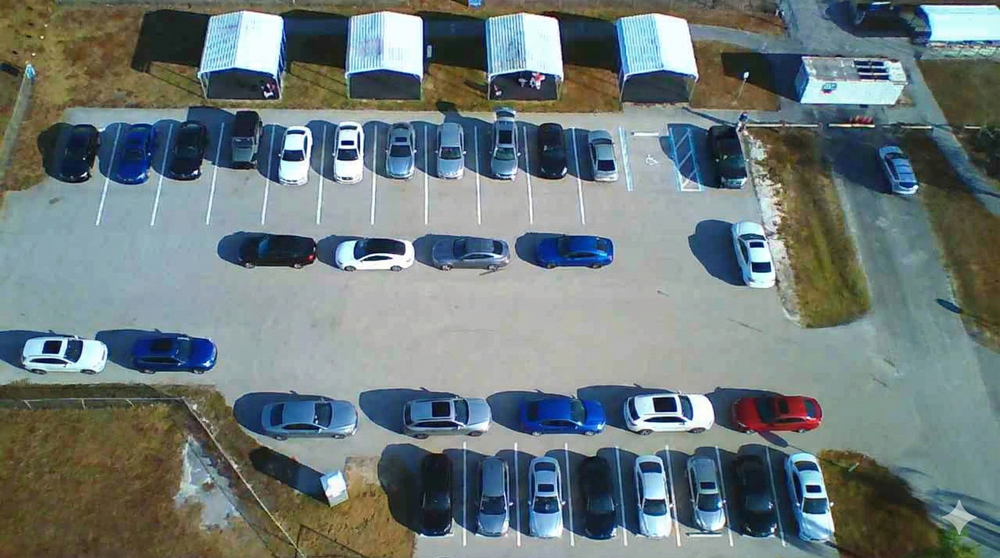
#> input picture drone_parking_backend/frame processing server/test_lot1.png, 1000 x 558 px, shrunk from 1920 x 1072 before the run
$ python detect.py test_lot1.png
#> lines starting #> are read from the running program, lines starting #| are printed output that depends on the picture
#> further down, image is the input picture: shape (558, 1000, 3); mean B, G, R 121.9, 121.8, 109.9
#| Image: 1000x558
import os
import sys
import tempfile
import cv2
import numpy as np
from roboflow import Roboflow

# Roboflow config — reads API key from env var
ROBOFLOW_API_KEY = os.environ.get("ROBOFLOW_API_KEY", "crcxvzrMUhqJYcyMcpW8")
WORKSPACE = "drone-parking-management-system"
PROJECT = "drone-parking-detection"
MODEL_VERSION = 4

_model = None


def _get_model():
    global _model
    if _model is None:
        if not ROBOFLOW_API_KEY:
            raise RuntimeError("ROBOFLOW_API_KEY environment variable is not set")
        rf = Roboflow(api_key=ROBOFLOW_API_KEY)
        project = rf.workspace(WORKSPACE).project(PROJECT)
        _model = project.version(MODEL_VERSION).model
    return _model


def preprocess(image):
    """Enhance image for better detection, especially for dark vehicles.

    Uses LAB CLAHE for local contrast, Gamma correction for shadow recovery,
    and a subtle sharpening to define vehicle edges.
    """
    lab = cv2.cvtColor(image, cv2.COLOR_BGR2LAB)
#> lab: shape (558, 1000, 3); mean of channels 0, 1, 2 126.3, 125.3, 126.7
    l, a, b = cv2.split(lab)
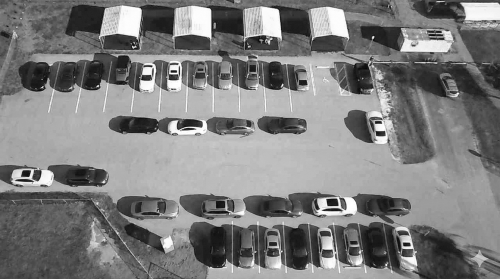
#> l: shape (558, 1000) (shown at 1/2 size); min 1, max 255, mean 126.3
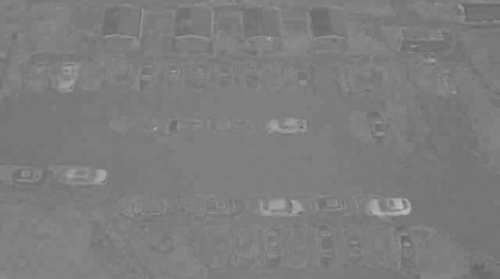
#> a: shape (558, 1000) (shown at 1/2 size); min 97, max 194, mean 125.3
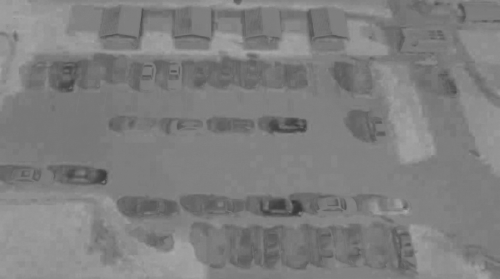
#> b: shape (558, 1000) (shown at 1/2 size); min 53, max 175, mean 126.7
    clahe = cv2.createCLAHE(clipLimit=2.5, tileGridSize=(8, 8))
    l = clahe.apply(l)
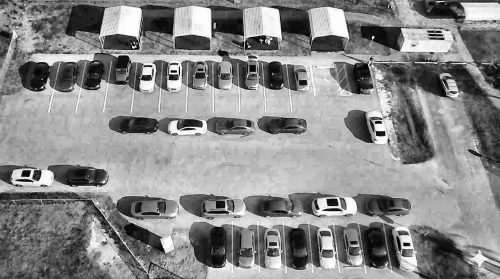
#> l: shape (558, 1000) (shown at 1/2 size); min 0, max 255, mean 137.3
    img = cv2.merge([l, a, b])
#> img: shape (558, 1000, 3); mean of channels 0, 1, 2 137.3, 125.3, 126.7
    img = cv2.cvtColor(img, cv2.COLOR_LAB2BGR)
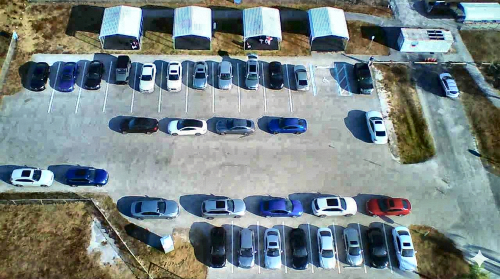
#> img: shape (558, 1000, 3) (shown at 1/2 size); mean B, G, R 133.4, 133.5, 121.7

    gamma = 1.2
    invGamma = 1.0 / gamma
    table = np.array([((i / 255.0) ** invGamma) * 255 for i in np.arange(0, 256)]).astype("uint8")
    img = cv2.LUT(img, table)

    kernel = np.array([[-1/9, -1/9, -1/9], [-1/9, 17/9, -1/9], [-1/9, -1/9, -1/9]])
    img = cv2.filter2D(img, -1, kernel)
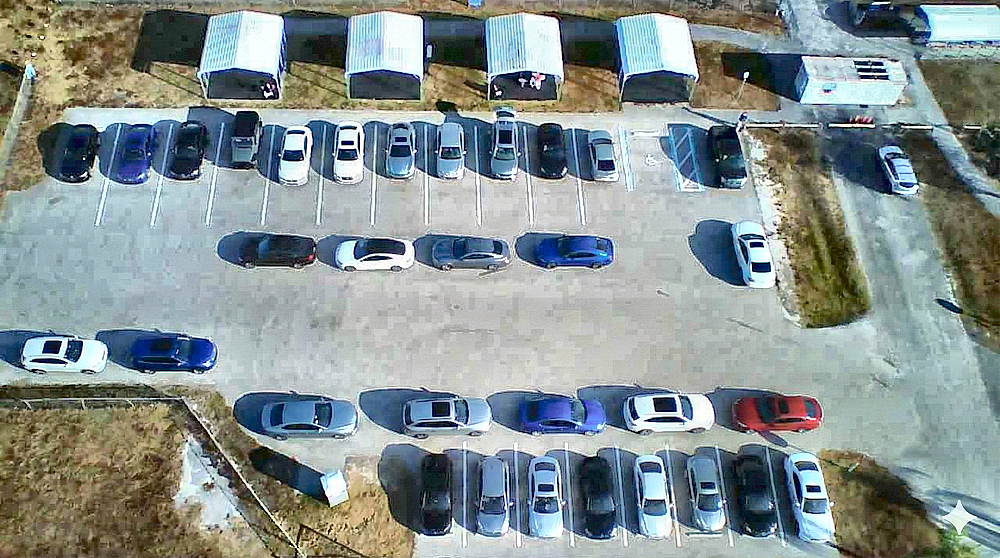
#> img: shape (558, 1000, 3); mean B, G, R 144.7, 145.2, 134.2

    return img


def detect_cars(image, confidence=30, overlap=30, use_preprocess=True):
    """Run Roboflow detection on a cv2 image.

    Args:
        image: BGR numpy array (cv2 image)
        confidence: detection confidence threshold (0-100)
        overlap: overlap threshold (0-100)
        use_preprocess: whether to apply image enhancement

    Returns list of (x1, y1, x2, y2, confidence) tuples.
    """
    if use_preprocess:
        image = preprocess(image)

    model = _get_model()

    # Roboflow SDK needs a file path, so write to a temp file
    with tempfile.NamedTemporaryFile(suffix=".jpg", delete=False) as f:
        tmp_path = f.name
        cv2.imwrite(tmp_path, image)

    try:
        pred = model.predict(tmp_path, confidence=confidence, overlap=overlap).json()
    finally:
        os.unlink(tmp_path)

    boxes = []
    for d in pred["predictions"]:
        x, y, w, h = d["x"], d["y"], d["width"], d["height"]
        conf = d.get("confidence", 0.0)
        x1, y1 = int(x - w / 2), int(y - h / 2)
        x2, y2 = int(x + w / 2), int(y + h / 2)
        boxes.append((x1, y1, x2, y2, conf))

    return boxes


if __name__ == "__main__":
    if len(sys.argv) != 2:
        print("Usage: python detect.py <image_path>")
        print("Requires ROBOFLOW_API_KEY env var to be set")
        sys.exit(1)

    image = cv2.imread(sys.argv[1])
    if image is None:
        print(f"Error: Could not load image: {sys.argv[1]}")
        sys.exit(1)

    print(f"Image: {image.shape[1]}x{image.shape[0]}")
#> (the run stopped early here; a loop or call above may not have finished)

$ run again, on drone_parking_backend/frame processing server/master.JPG
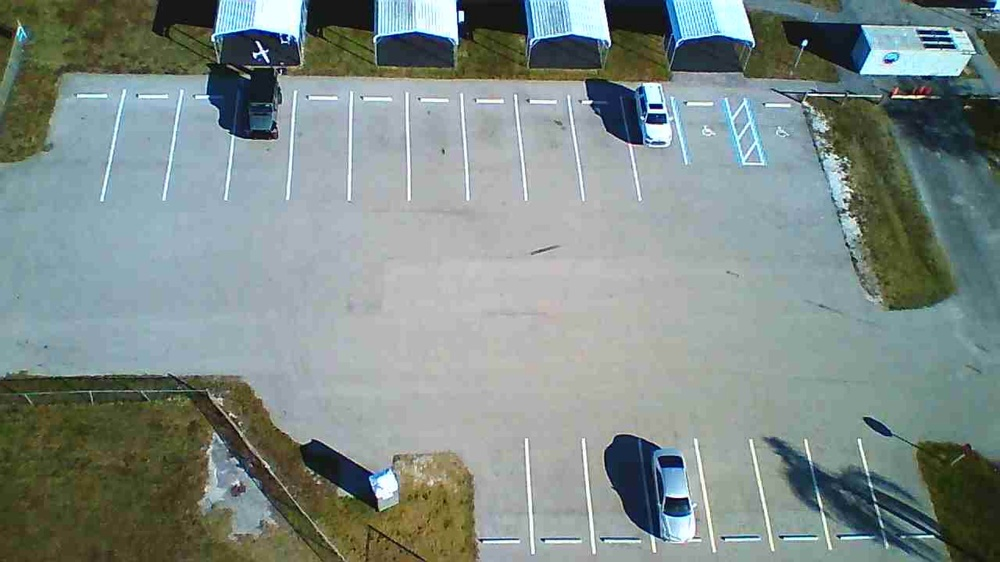
#> input picture drone_parking_backend/frame processing server/master.JPG, 1000 x 562 px, shrunk from 1920 x 1080 before the run
#> image is the input picture: shape (562, 1000, 3); mean B, G, R 135.7, 139.6, 126.9
#| Image: 1000x562
#> lab: shape (562, 1000, 3); mean of channels 0, 1, 2 143.6, 123.3, 128.9
#> in preprocess, `l, a, b = cv2.split(lab)`:
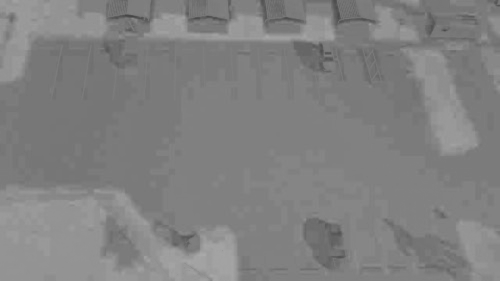
#> b: shape (562, 1000) (shown at 1/2 size); min 66, max 171, mean 128.9
#> in preprocess, `img = cv2.filter2D(img, -1, kernel)`:
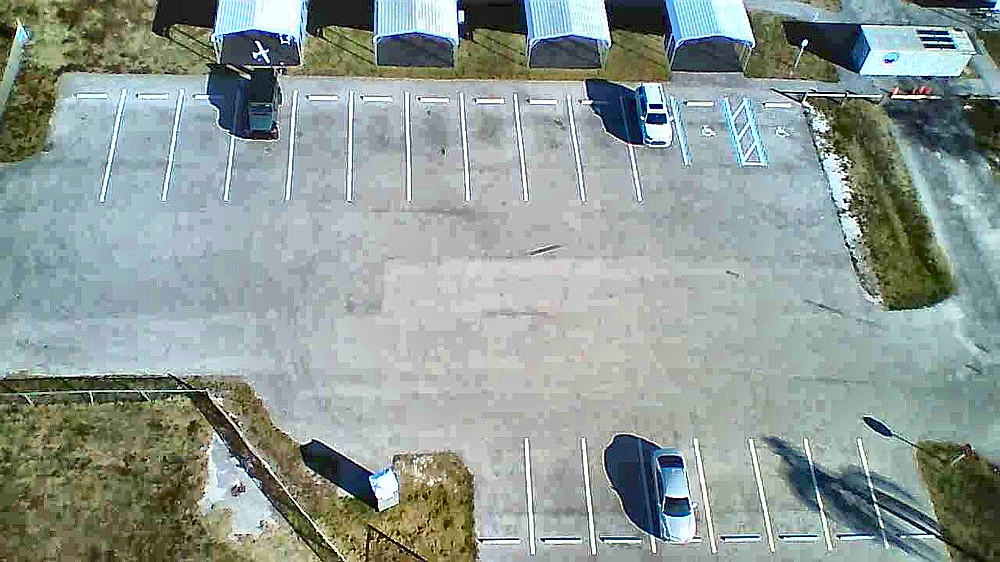
#> img: shape (562, 1000, 3); mean B, G, R 149.9, 154.4, 142.7

$ run again, on drone_parking_backend/frame processing server/pk_lot1.jpg
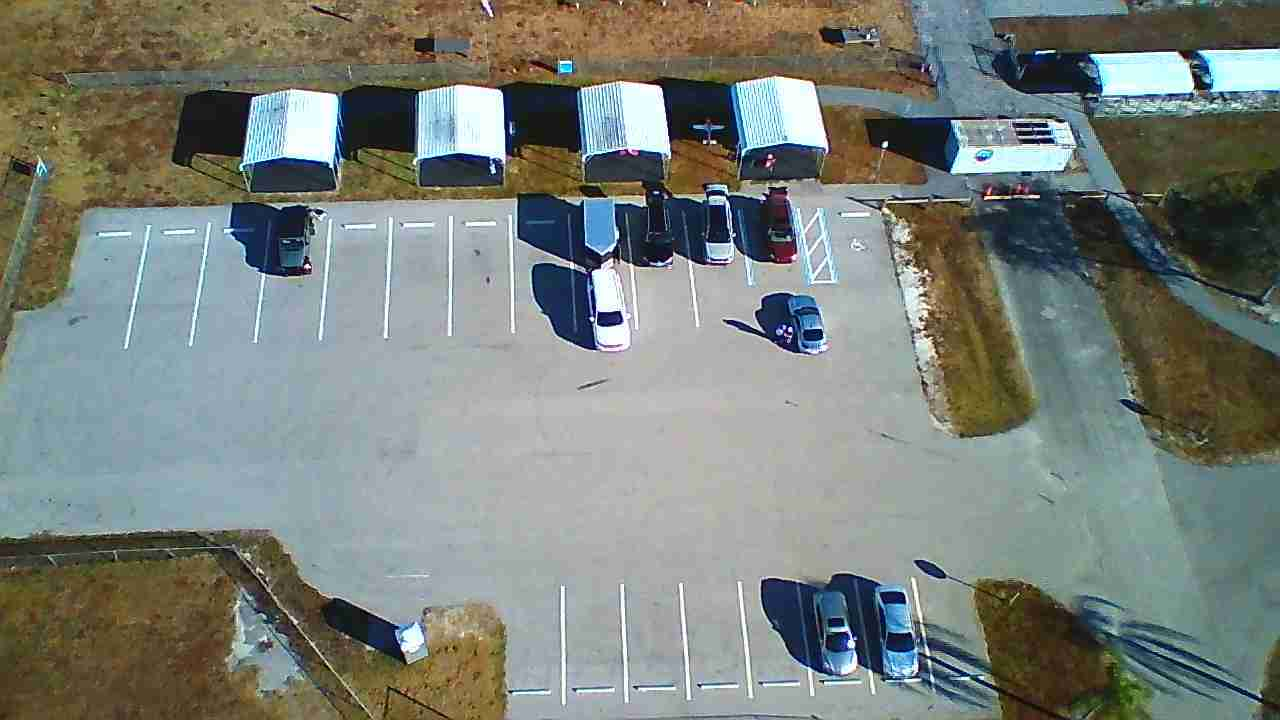
#> input picture drone_parking_backend/frame processing server/pk_lot1.jpg, 1280 x 720 px
#> image is the input picture: shape (720, 1280, 3); mean B, G, R 122.4, 128.4, 121.9
#| Image: 1280x720
#> lab: shape (720, 1280, 3); mean of channels 0, 1, 2 133.6, 125.5, 130.9
#> in preprocess, `l, a, b = cv2.split(lab)`:
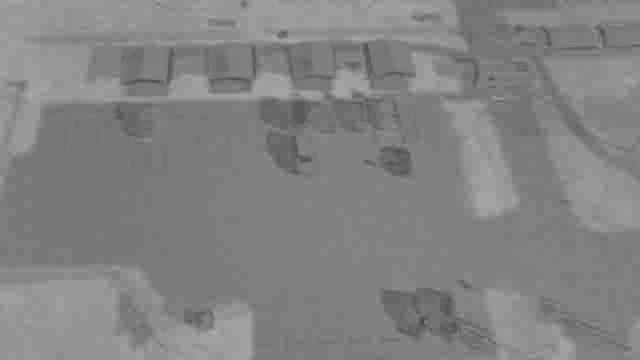
#> b: shape (720, 1280) (shown at 1/2 size); min 66, max 174, mean 130.9
#> in preprocess, `img = cv2.filter2D(img, -1, kernel)`:
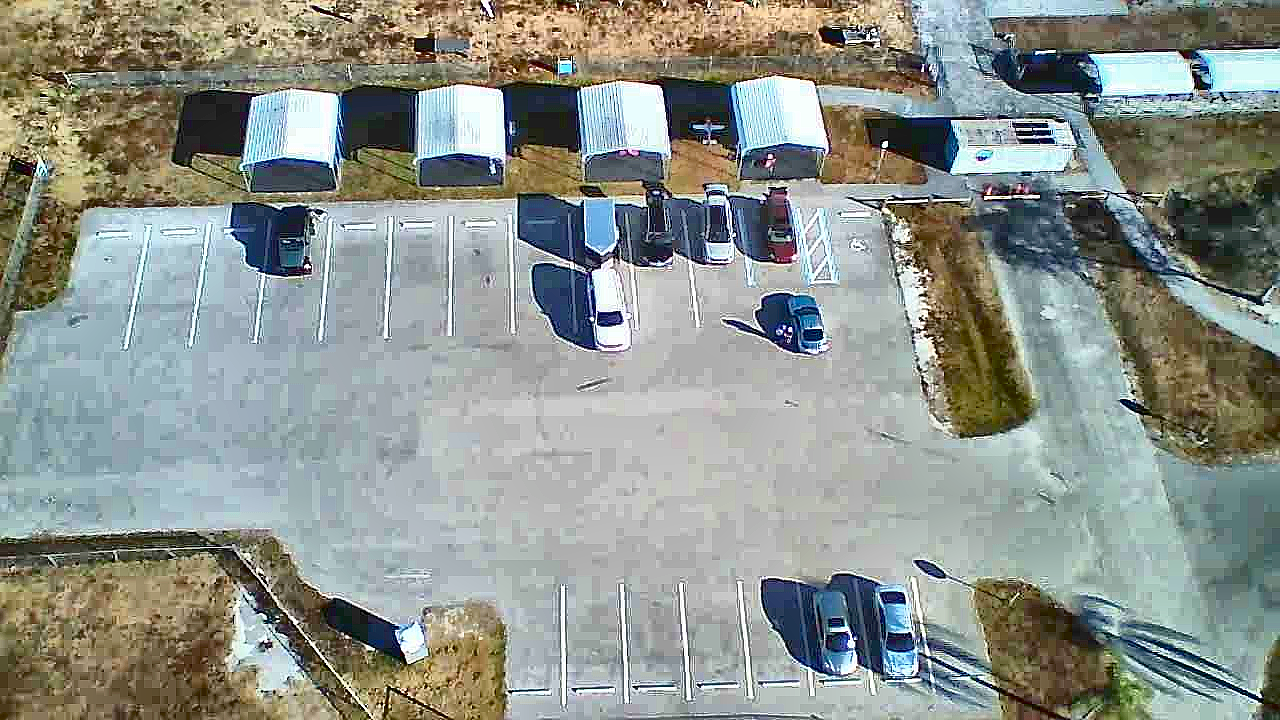
#> img: shape (720, 1280, 3); mean B, G, R 140.3, 146.9, 141
